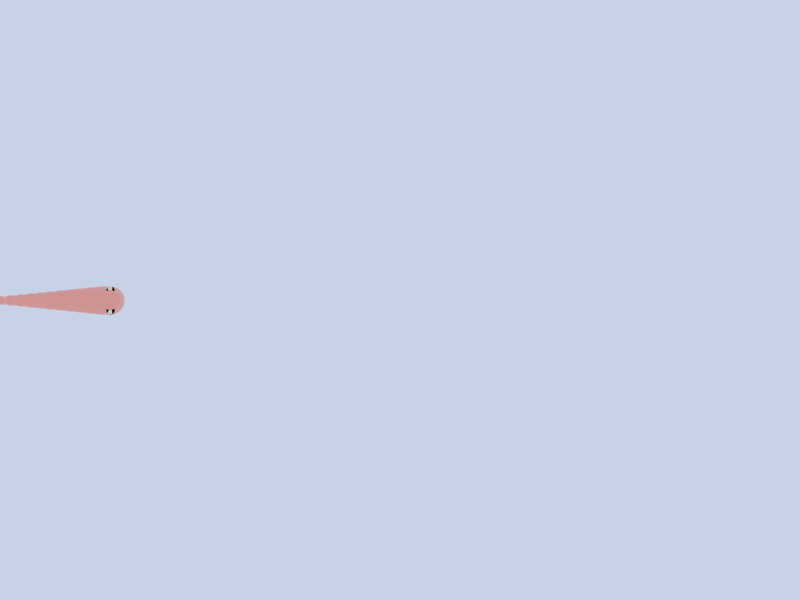
Frame 1 (no input)
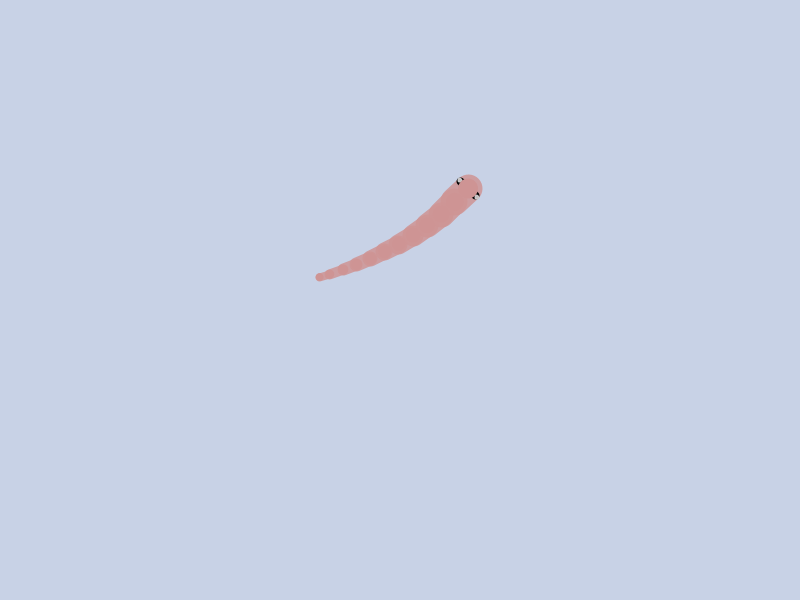
Frame 60 (the mouse pressed at the canvas centre just before this capture)
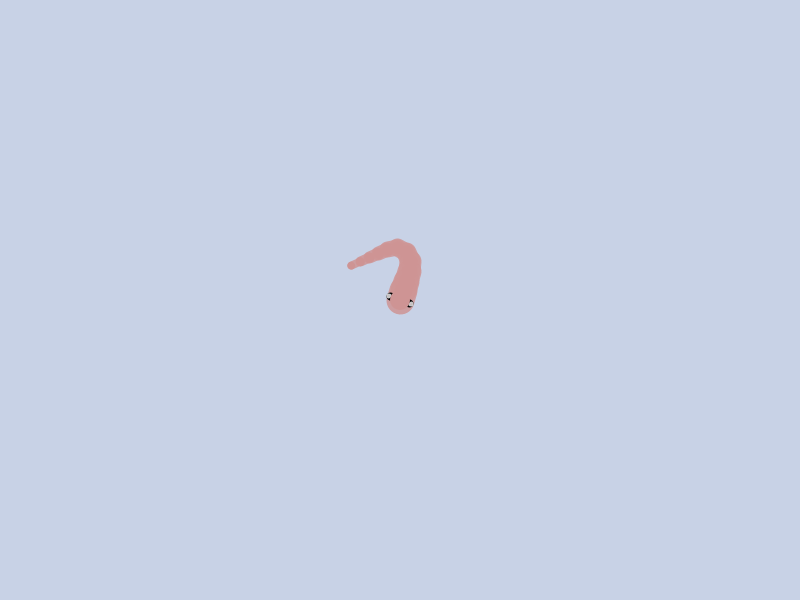
Frame 120 (the mouse held since frame 60 and released just before this capture)

The Processing sketch that drew these frames (run headless with seeded random() and noise(); from frame 60 on, the mouse is pressed at the canvas centre):

// Processing sketch: processing_77890
// ── processing_77890.pde


final int NUMPOINTS=12;
final int FIXEDDIST=10;
final int BORDER=-100;




float fTargX, fTargY, fDeltaX, fDeltaY;
Boolean mouseControl;

class SPoint {
  float fX, fY;
  SPoint(float fTX, float fTY) {
    fX=fTX;
    fY=fTY;
  }
}

SPoint[] points=new SPoint[NUMPOINTS];
SPoint[] buffer=new SPoint[NUMPOINTS];



void setup() {

  size(800, 600);

  //init points
  for (int i=0;i<NUMPOINTS; i++) {
    points[i]= new SPoint(FIXEDDIST*i, height/2);
    buffer[i]= new SPoint(0, 0);
  }
  fTargX=width/2;
  fTargY=height/2;
  fDeltaX=random(-4, 4);
  fDeltaY=random(-4, 4);
  fill(64, 128, 64);
  stroke(64, 128, 64);
  mouseControl=false;

  frameRate(40);
}


void draw() {


  background(200, 210, 230);
  //background(0);
  showPoints();
  updatePoints();

  if (mouseControl) {
     points[NUMPOINTS-1].fX=mouseX;
     points[NUMPOINTS-1].fY=mouseY;
  }
  else {

    points[NUMPOINTS-1].fX=fTargX;
    points[NUMPOINTS-1].fY=fTargY;

    fTargX+=fDeltaX;
    fTargY+=fDeltaY;

    if ((fTargX<BORDER) || (fTargX>width-BORDER)) {
      fDeltaX=-fDeltaX;
      fTargX+= 2*fDeltaX;
    }
    if ((fTargY<BORDER) || (fTargY>height-BORDER)) {
      fDeltaY=-fDeltaY;
      fTargY+= 2*fDeltaY;
    }

    if (random(1)>0.98) {
      fDeltaX=random(-4, 4);
      fDeltaY=random(-4, 4);
    }
  }
}



void mousePressed(){
  
   mouseControl=!mouseControl; 
   if(mouseControl) noCursor();
     else{
       fTargX=mouseX;
       fTargY=mouseY;
       cursor();
     }
}


void showPoints() {

  float fXT, fYT;
   
  //connect 
  stroke(206, 148, 148, 220);  
  for (int i=0;i<NUMPOINTS-1; i++) {
    strokeWeight(8+2*i); 
    line(points[i].fX, points[i].fY, points[i+1].fX, points[i+1].fY);
  }

  noStroke();
  fill(206, 148, 148);
  for (int i=0;i<NUMPOINTS-1; i++)
    ellipse(points[i].fX, points[i].fY, 8+i, 8+i);



  //eyesies :D
  fXT=points[NUMPOINTS-1].fX - points[NUMPOINTS-2].fX;
  fYT=points[NUMPOINTS-1].fY - points[NUMPOINTS-2].fY;  
  PVector vT1=new PVector(fXT, fYT);
  float temp1=vT1.heading2D()-radians(90);
  float temp2=vT1.heading2D()+radians(90);
  stroke(0);  
  strokeWeight(8);
  line(points[NUMPOINTS-1].fX +10*cos(temp1), points[NUMPOINTS-1].fY+10*sin(temp1), points[NUMPOINTS-1].fX+10*cos(temp2), points[NUMPOINTS-1].fY+10*sin(temp2));
  stroke(200, 200, 200);  
  strokeWeight(2);   
  ellipse(points[NUMPOINTS-1].fX+12*cos(temp2), points[NUMPOINTS-1].fY+12*sin(temp2), 3, 3);
  ellipse(points[NUMPOINTS-1].fX+12*cos(temp1), points[NUMPOINTS-1].fY+12*sin(temp1), 3, 3);

  //head
  noStroke();
  fill(206, 148, 148);
  ellipse(points[NUMPOINTS-1].fX, points[NUMPOINTS-1].fY, 8+NUMPOINTS, 8+NUMPOINTS);
  
}



void updatePoints() {

  PVector v1, v2;
  float mag1, mag2;
  float extension1, extension2;
  float fX1, fY1, fX2, fY2, finalX, finalY;

  for (int i=1; i<NUMPOINTS-1; i++) {

    //preceeding node
    fX1=points[i-1].fX - points[i].fX;
    fY1=points[i-1].fY - points[i].fY;
    v1=new PVector(fX1, fY1);
    mag1=v1.mag();
    extension1 = mag1 - FIXEDDIST;

    //next node
    fX2=points[i+1].fX - points[i].fX;
    fY2=points[i+1].fY - points[i].fY;
    v2=new PVector(fX2, fY2);
    mag2=v2.mag();
    extension2= mag2 - FIXEDDIST;    

    finalX=(fX1 / mag1 * extension1) + (fX2 / mag2 * extension2);
    finalY=(fY1 / mag1 * extension1) + (fY2 / mag2 * extension2);

    buffer[i].fX = points[i].fX + (finalX * 0.8);
    buffer[i].fY = points[i].fY + (finalY * 0.8);
  }

  //need to deal with end...

  //next node
  fX2=points[1].fX - points[0].fX;
  fY2=points[1].fY - points[0].fY;
  v2=new PVector(fX2, fY2);
  mag2=v2.mag();
  extension2= mag2 - FIXEDDIST;    

  finalX=(fX2 / mag2 * extension2);
  finalY=(fY2 / mag2 * extension2);

  buffer[0].fX = points[0].fX + (finalX * 0.8);
  buffer[0].fY = points[0].fY + (finalY * 0.8);  


  //copy buffer over
  for (int i=0; i<NUMPOINTS-1; i++) 
    points[i]=buffer[i];
}
